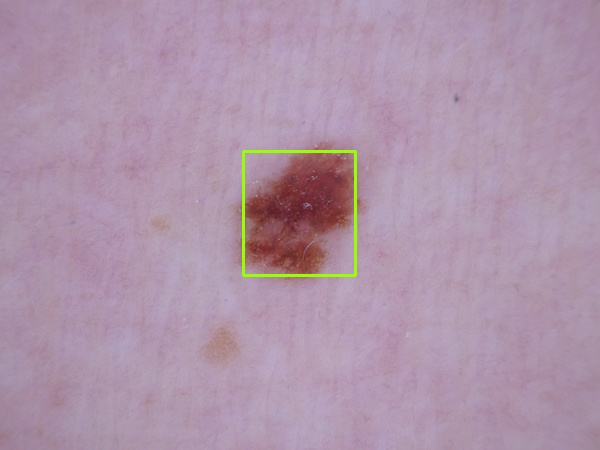
#> input picture server_flask/skin-api/images/changed/1.jpg, 600 x 450 px, given as the content of the folder ./images/sample, which was not available
$ jupyter execute '피부암 detection 연습.ipynb'
#> lines starting #> are read from the running program, lines starting #| are printed output that depends on the picture; after the words box and inside, x2 and y2 are one past the last pixel; in counts of white or black regions, pixels touching at a corner belong together; pictures that were not available may be replaced by others from this repository, and a replacement may not be noted
[cell 1]
import numpy as np
import cv2
import os
from matplotlib import pyplot as plt
import shutil

[cell 2]
def seg_skin(path):
#> called with path = './images/sample'
    test_img = []
    for images in sorted(os.listdir(path), key = len):
        test_image = os.path.join(path, images)
        test_img.append(test_image)
    # 이미지 로드 및 그레이 이미지로 변경
    image = cv2.imread(test_img[0])
#> image is the input picture: shape (450, 600, 3); mean B, G, R 169.8, 148.6, 174.3
    gray = cv2.cvtColor(image, cv2.COLOR_BGR2GRAY)
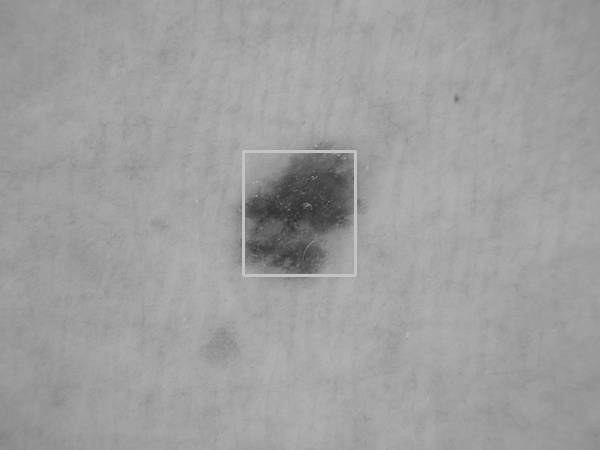
#> gray: shape (450, 600); min 41, max 202, mean 158.7
    # 이미지 노이즈 제거
    kernel1 = np.ones((5,5),np.float32)/25
    dst1 = cv2.filter2D(gray,-1,kernel1)

    #  threshold 이미지 필터 생성
    ret2, th2 = cv2.threshold(dst1, 45, 255,  cv2.THRESH_TRUNC+cv2.THRESH_OTSU) # cv2.THRESH_BINARY+cv2.THRESH_OTSU
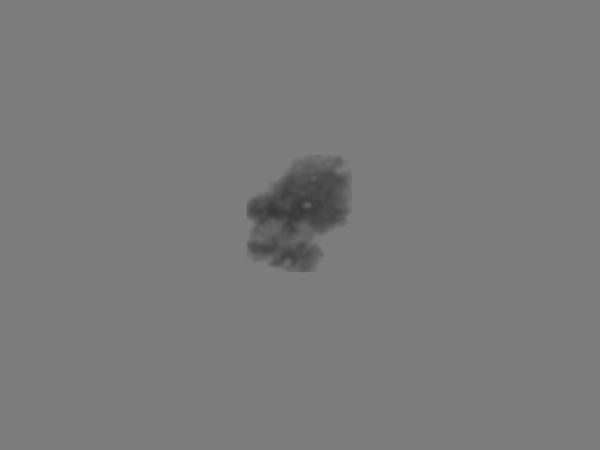
#> th2: shape (450, 600); min 54, max 124, mean 122.7
#> ret2 = 124

    # 불규칙한 모양과 노이즈 제거
    kernel3 = np.ones((5,5), np.uint8)
    img_erosion = cv2.erode(th2, kernel3, iterations=5)
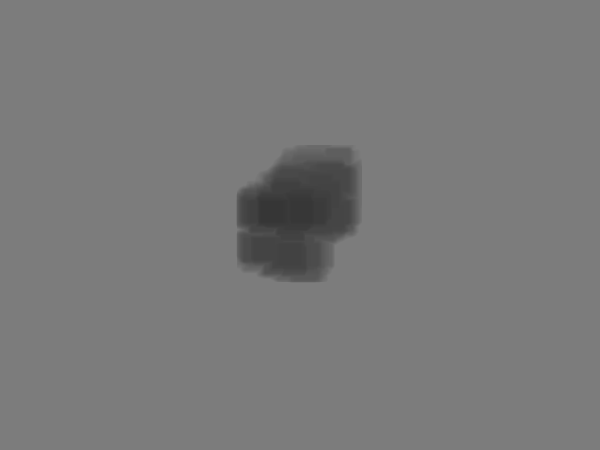
#> img_erosion: shape (450, 600); min 54, max 124, mean 121.5

    # 관심 영역에 대한 확장
    img_dilation = cv2.dilate(img_erosion, kernel3, iterations=5)

    contours, hierarchy = cv2.findContours(img_dilation, cv2.RETR_EXTERNAL, cv2.CHAIN_APPROX_NONE)
#> contours = 1 contour; box (x1, y1, x2, y2) and area: (0, 0, 600, 450) 268951

    if len(contours) != 0:
        c = max(contours, key = cv2.contourArea)
#> c = contour of 2096 points, box (x1, y1, x2, y2) (0, 0, 600, 450), area 268951
        x,y,w,h = cv2.boundingRect(c)
#> x = 0; y = 0; w = 600; h = 450
        new_img = gray[y:y+h,x:x+w]

    median_filter = cv2.medianBlur(new_img, 5)

    kernel=cv2.getStructuringElement(cv2.MORPH_RECT,(9,9))
    erosion = cv2.morphologyEx(median_filter, cv2.MORPH_ERODE, kernel)
    dilation = cv2.morphologyEx(erosion, cv2.MORPH_DILATE, kernel)

    ret3,th3 = cv2.threshold(dilation,110,255,cv2.THRESH_BINARY)
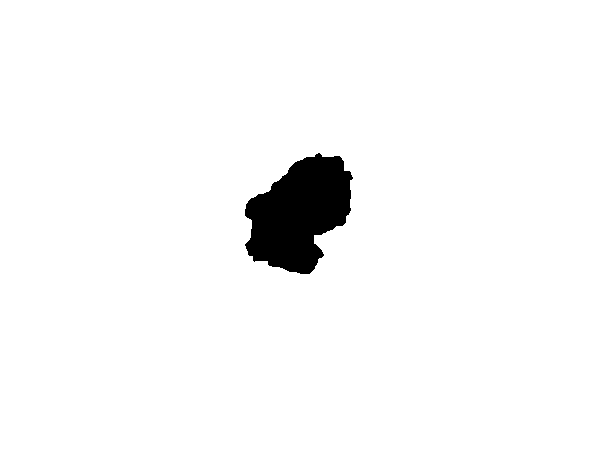
#> th3: shape (450, 600); 96.8% white; 1 black region, box (x1, y1, x2, y2) and area: (245, 153, 353, 274) 8570
    th3 = cv2.bitwise_not(th3)
#> th3: shape (450, 600); 3.2% white; 1 white region

    #  뇌종양일 경우 이미지위에 튜머 표시
    contours,hierarchy = cv2.findContours(th3, cv2.RETR_EXTERNAL, cv2.CHAIN_APPROX_NONE)
#> contours = 1 contour; box (x1, y1, x2, y2) and area: (245, 153, 353, 274) 8384

    if len(contours) != 0:
        c = max(contours, key = cv2.contourArea)
#> c = contour of 370 points, box (x1, y1, x2, y2) (245, 153, 353, 274), area 8384
        x,y,w,h = cv2.boundingRect(c)
#> x = 245; y = 153; w = 108; h = 121
        tumor = image[y:y+h,x:x+w]
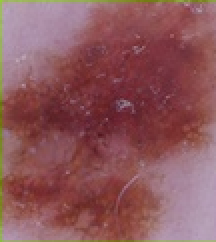
#> tumor: shape (121, 108, 3) (shown 2 times larger); mean B, G, R 91.5, 87.4, 141

        new_img = cv2.rectangle(image, (x, y), (x + w, y + h), (0,255,150), 1)
        # cv2.putText(new_img, 'Tumor Detected', (x, y-10), cv2.FONT_HERSHEY_SIMPLEX, 0.9, (255,255,255), 2)

    file_name = sorted(os.listdir(path), key = len)[0].split(".")[0]
    save_path = './sample_' + "/detected"
    if os.path.isdir(save_path):
        shutil.rmtree(save_path) ## 있으면 지우기
    os.makedirs(save_path)
    save_file = save_path + "/" + file_name + ".jpg"
    cv2.imwrite(save_file , th3)
    img = plt.imshow( th3) # 체크용, 나중에 삭제
    return (th3)

$ run again, on server_flask/skin-api/images/original/2.jpg
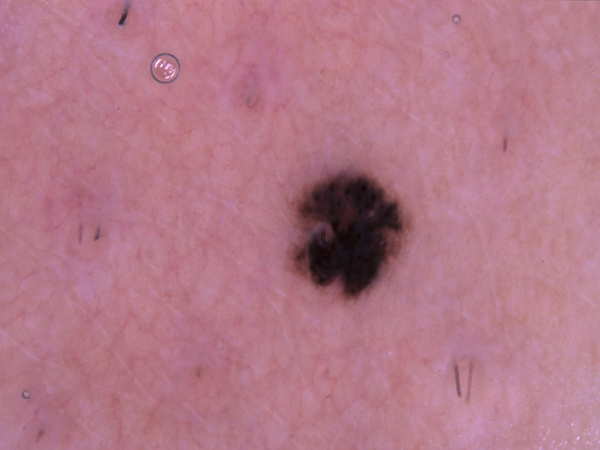
#> input picture server_flask/skin-api/images/original/2.jpg, 600 x 450 px, given as the content of the folder ./images/sample, which was not available
#> in seg_skin, image is the input picture: shape (450, 600, 3); mean B, G, R 136.2, 119.8, 178.5
#> ret2 = 92
#> in seg_skin, `contours, hierarchy = cv2.findContours(img_dilation, cv2.RETR_EXTERNAL..`: contours = 1 contour; box (x1, y1, x2, y2) and area: (0, 0, 600, 450) 268951
#> in seg_skin, `c = max(contours, key = cv2.contourArea)`: c = contour of 2096 points, box (x1, y1, x2, y2) (0, 0, 600, 450), area 268951
#> in seg_skin, `x,y,w,h = cv2.boundingRect(c)`: x = 0; w = 600; h = 450
#> in seg_skin, `ret3,th3 = cv2.threshold(dilation,110,255,cv2.THRESH_BINARY)`:
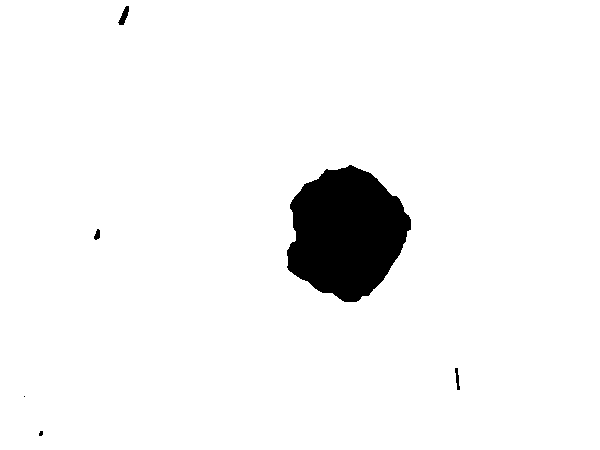
#> th3: shape (450, 600); 95.4% white; 6 black regions (2 under 20 px), largest, box (x1, y1, x2, y2) and area: (287, 165, 411, 302) 12105, (118, 6, 129, 25) 103, (455, 368, 460, 390) 61, (94, 229, 100, 240) 46
#> in seg_skin, `contours,hierarchy = cv2.findContours(th3, cv2.RETR_EXTERNAL, cv2.CHAI..`: contours = 6 contours, 2 with area under 20; largest, box (x1, y1, x2, y2) and area: (287, 165, 411, 302) 11920, (118, 6, 129, 25) 81, (455, 368, 460, 390) 37, (94, 229, 100, 240) 34
#> in seg_skin, `c = max(contours, key = cv2.contourArea)`: c = contour of 368 points, box (x1, y1, x2, y2) (287, 165, 411, 302), area 11920
#> in seg_skin, `x,y,w,h = cv2.boundingRect(c)`: x = 287; y = 165; w = 124; h = 137
#> in seg_skin, `tumor = image[y:y+h,x:x+w]`:
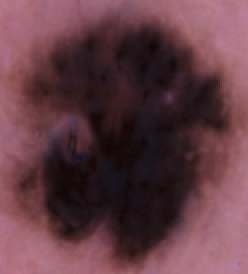
#> tumor: shape (137, 124, 3) (shown 2 times larger); mean B, G, R 67.8, 60, 97.7

$ run again, on server_flask/skin-api/images/changed/3.jpg
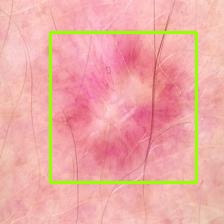
#> input picture server_flask/skin-api/images/changed/3.jpg, 224 x 224 px, given as the content of the folder ./images/sample, which was not available
#> in seg_skin, image is the input picture: shape (224, 224, 3); mean B, G, R 165, 170.5, 237.6
#> ret2 = 180
#> in seg_skin, `img_erosion = cv2.erode(th2, kernel3, iterations=5)`:
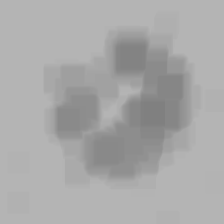
#> img_erosion: shape (224, 224); min 128, max 180, mean 169.2
#> in seg_skin, `contours, hierarchy = cv2.findContours(img_dilation, cv2.RETR_EXTERNAL..`: contours = 1 contour; box (x1, y1, x2, y2) and area: (0, 0, 224, 224) 49729
#> c = contour of 892 points, box (x1, y1, x2, y2) (0, 0, 224, 224), area 49729
#> x = 0; w = 224
#> in seg_skin, `erosion = cv2.morphologyEx(median_filter, cv2.MORPH_ERODE, kernel)`:
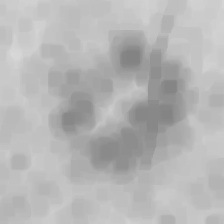
#> erosion: shape (224, 224); min 131, max 216, mean 182.3
#> in seg_skin, `contours,hierarchy = cv2.findContours(th3, cv2.RETR_EXTERNAL, cv2.CHAI..`: contours = []

$ run again, on server_flask/skin-api/images/original/10/10.jpg
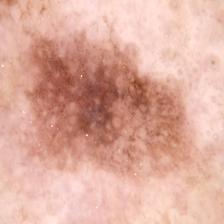
#> input picture server_flask/skin-api/images/original/10/10.jpg, 224 x 224 px, given as the content of the folder ./images/sample, which was not available
#> in seg_skin, image is the input picture: shape (224, 224, 3); mean B, G, R 157.7, 172.3, 222.5
#> ret2 = 173
#> in seg_skin, `contours, hierarchy = cv2.findContours(img_dilation, cv2.RETR_EXTERNAL..`: contours = 1 contour; box (x1, y1, x2, y2) and area: (0, 0, 224, 224) 49729
#> in seg_skin, `c = max(contours, key = cv2.contourArea)`: c = contour of 892 points, box (x1, y1, x2, y2) (0, 0, 224, 224), area 49729
#> in seg_skin, `x,y,w,h = cv2.boundingRect(c)`: x = 0; w = 224
#> in seg_skin, `ret3,th3 = cv2.threshold(dilation,110,255,cv2.THRESH_BINARY)`:
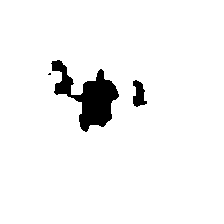
#> th3: shape (224, 224); 95.5% white; 3 black regions (1 under 20 px), largest, box (x1, y1, x2, y2) and area: (51, 60, 119, 132) 2008, (133, 80, 147, 107) 241
#> in seg_skin, `contours,hierarchy = cv2.findContours(th3, cv2.RETR_EXTERNAL, cv2.CHAI..`: contours = 3 contours, 1 with area under 20; largest, box (x1, y1, x2, y2) and area: (51, 60, 119, 132) 1868, (133, 80, 147, 107) 206
#> in seg_skin, `c = max(contours, key = cv2.contourArea)`: c = contour of 279 points, box (x1, y1, x2, y2) (51, 60, 119, 132), area 1868
#> in seg_skin, `x,y,w,h = cv2.boundingRect(c)`: x = 51; y = 60; w = 68; h = 72
#> in seg_skin, `tumor = image[y:y+h,x:x+w]`:
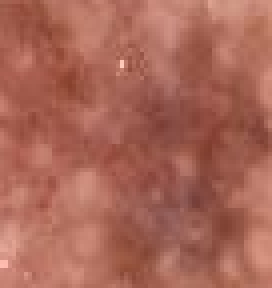
#> tumor: shape (72, 68, 3) (shown 4 times larger); mean B, G, R 87.5, 102.4, 168.8
